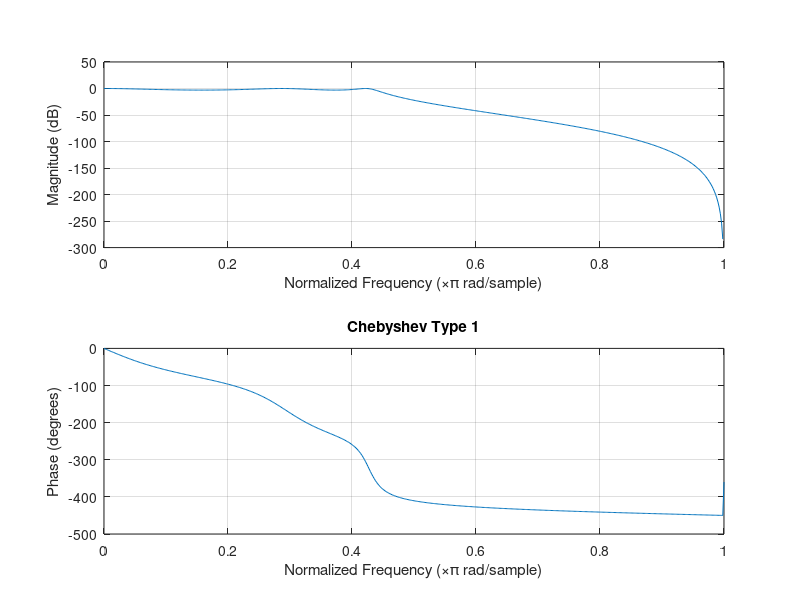
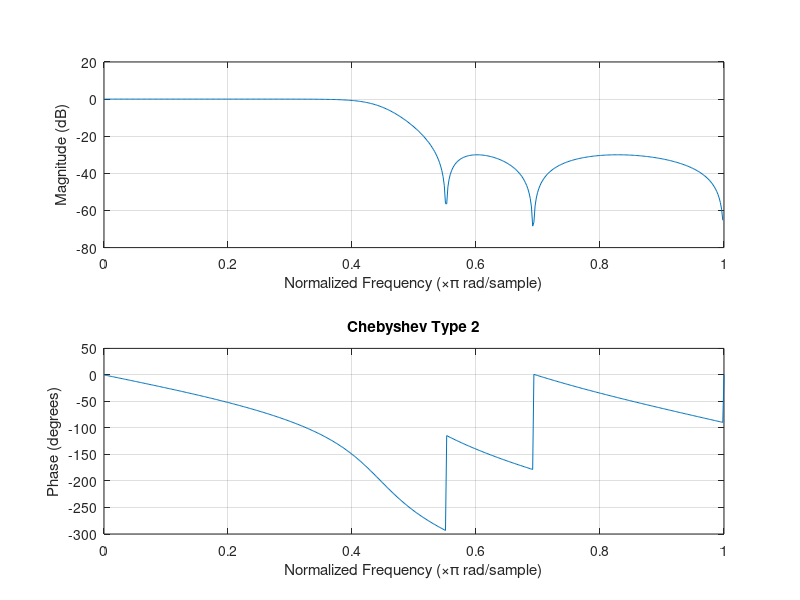

MATLAB code to generate these figures, in order:
%LAB TASK 4
%TO CREATE CHEBYSHEV FILTERS (Order 1 and Order 2)

clc
close all
clear all
Wp = 3.5 * 10^3;
Ws = 4.5 * 10^3;
Wp = Wp/8000;
Ws = Ws/8000;
Rp = 3;
Rs = 30;
[n,Wp] = cheb1ord(Wp,Ws,Rp,Rs)
[b,a] = cheby1(n,Rp,Wp)
figure
freqz(b,a)
title('Chebyshev Type 1')

Wp = 3.5 * 10^3;
Ws = 4.5 * 10^3;
Wp = Wp/8000;
Ws = Ws/8000;
Rp = 3;
Rs = 30;
[n,Ws] = cheb2ord(Wp,Ws,Rp,Rs)
[b,a] = cheby2(n,Rs,Ws);
figure
freqz(b,a)
title('Chebyshev Type 2')
